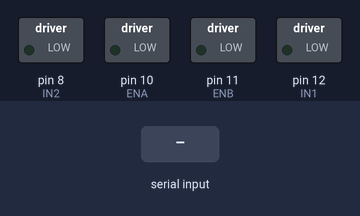
Recording of a sketch running on a simulated Arduino Uno, built with avr-gcc and run on an emulated ATmega328P. Shown: switched loads named in the sketch (green lamp = pin HIGH). Inputs (shaded band) come from the test bench.

Above: at 1.2 s.
1.3 s: "AH\n" received over Serial
At 2.5 s:
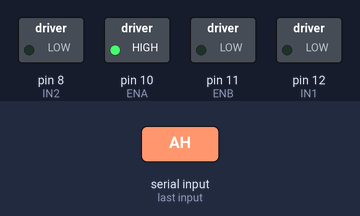
2.8 s: "BH\n" received over Serial
At 3.9 s:
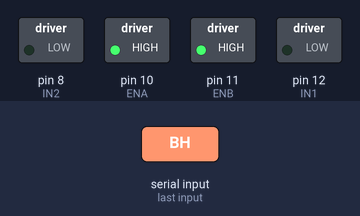
4.3 s: "AL\n" received over Serial
At 5.0 s:
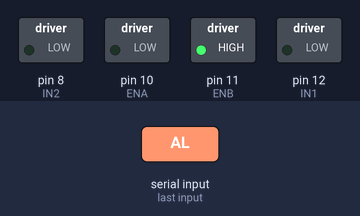
Timing chart, 0 to 7.3 s (numbered marks = the images above; inputs shaded):
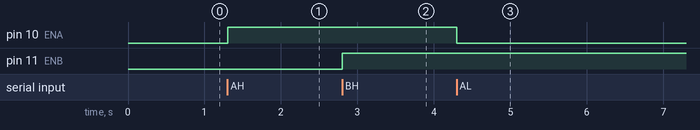

The sketch:

control_motor_bluetooth__nano.ino
```cpp
/*  This program consist in control two DC motors using a bluetooth module
 *  and Android App. This program have been disegned  for Arduino NANO, but
 *  it can be used with Arduino UNO, too */


//Define PIN L298n
#define ENA 10
#define ENB 11
#define IN4 6
#define IN3 7
#define IN2 8
#define IN1 12

//Define Variables
boolean comFinished= false;
char syllable[5], data=0;
int i=0, j=0, x=0;
int pwmA = 0, pwmB = 0;
String strPwmA="", strPwmB="", enableMotor="";

void setup() {
  // put your setup code here, to run once:
  Serial.begin(9600);
  pinMode(ENB, OUTPUT);
  pinMode(ENA, OUTPUT);
  strPwmA.reserve(10); // Reserve 10 bytes
  strPwmB.reserve(10);
}

void loop() {
  if(comFinished){
    if(syllable[0]=='A'||syllable[0]=='B'){//Check if data to enable motor A or B
      for(j=0; j<x; j++){
        enableMotor += syllable[j];
      }
      if(enableMotor=="AH"){
        digitalWrite(ENA,HIGH); //Enable Motor A
      }else if(enableMotor=="AL"){
        digitalWrite(ENA,LOW); //Disable Motor A
        analogWrite(IN2,0);
        analogWrite(IN1,0);
      }
      if(enableMotor=="BH"){
        digitalWrite(ENB,HIGH); //Enable Motor B
      }else if (enableMotor=="BL"){
        digitalWrite(ENB,LOW); //Disable Motor B
        analogWrite(IN4,0);
        analogWrite(IN3,0);
      }
      enableMotor="";
    }else if(syllable[0]=='a'){
      for(j=1; j<x; j++){
        strPwmA += syllable[j]; // Save data in a String
      }
      pwmA=strPwmA.toInt(); // Convert String to Integer
      // Control motor A's velocity and direction
      if(pwmA>=0){
        analogWrite(IN2,0);
        analogWrite(IN1,pwmA);
      }else if(pwmA<0){
        analogWrite(IN1,0);
        analogWrite(IN2,-pwmA);
      }
      strPwmA="";
    }else if(syllable[0]=='b'){
      for(j=1; j<x; j++){
        strPwmB += syllable[j];
      }
      pwmB=strPwmB.toInt();
      //Control motor's B velocity and direction
      if(pwmB>=0){
        analogWrite(IN4,0);
        analogWrite(IN3,pwmB);
      }else if(pwmB<0){
        analogWrite(IN3,0);
        analogWrite(IN4,-pwmB);
      }
      strPwmB="";
    }
    comFinished= false;
  }
}
```

serialEvent.ino
```cpp
// Function that adquire data from Android App
void serialEvent(){
  while(Serial.available()) {
    data=(char)Serial.read();

    if (data != '\n'){
      syllable[i++]=data;

    } else{
        comFinished = true;
       x=i;
       i=0;
    }

  }
}
```

Measured:
- after the input at 1.3 s, pin 10 (ENA): LOW → HIGH at once
- after the input at 2.8 s, pin 11 (ENB): LOW → HIGH at once
- after the input at 4.3 s, pin 10 (ENA): HIGH → LOW at once
